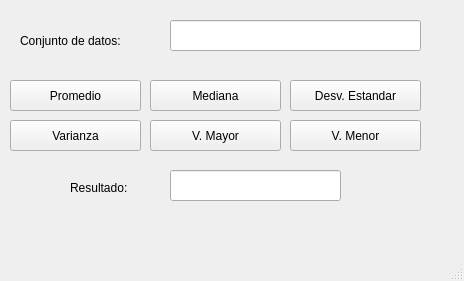
<?xml version="1.0" encoding="UTF-8"?>
<ui version="4.0">
 <class>MainWindow</class>
 <widget class="QMainWindow" name="MainWindow">
  <property name="geometry">
   <rect>
    <x>0</x>
    <y>0</y>
    <width>464</width>
    <height>281</height>
   </rect>
  </property>
  <property name="windowTitle">
   <string>MainWindow</string>
  </property>
  <widget class="QWidget" name="centralwidget">
   <widget class="QPushButton" name="btn_prom">
    <property name="geometry">
     <rect>
      <x>10</x>
      <y>80</y>
      <width>131</width>
      <height>31</height>
     </rect>
    </property>
    <property name="styleSheet">
     <string notr="true">font: 57 12pt &quot;VisbyHeavy&quot;;</string>
    </property>
    <property name="text">
     <string>Promedio</string>
    </property>
   </widget>
   <widget class="QLineEdit" name="txt_datos">
    <property name="geometry">
     <rect>
      <x>170</x>
      <y>20</y>
      <width>251</width>
      <height>31</height>
     </rect>
    </property>
    <property name="toolTip">
     <string>Favor de separar los datos con un espacio</string>
    </property>
    <property name="styleSheet">
     <string notr="true">font: 57 12pt &quot;VisbyHeavy&quot;;</string>
    </property>
   </widget>
   <widget class="QLabel" name="label">
    <property name="geometry">
     <rect>
      <x>20</x>
      <y>30</y>
      <width>151</width>
      <height>21</height>
     </rect>
    </property>
    <property name="styleSheet">
     <string notr="true">font: 57 12pt &quot;VisbyHeavy&quot;;</string>
    </property>
    <property name="text">
     <string>Conjunto de datos:</string>
    </property>
   </widget>
   <widget class="QLineEdit" name="txt_res">
    <property name="geometry">
     <rect>
      <x>170</x>
      <y>170</y>
      <width>171</width>
      <height>31</height>
     </rect>
    </property>
    <property name="layoutDirection">
     <enum>Qt::LeftToRight</enum>
    </property>
    <property name="styleSheet">
     <string notr="true">font: 57 12pt &quot;VisbyHeavy&quot;;</string>
    </property>
    <property name="readOnly">
     <bool>true</bool>
    </property>
   </widget>
   <widget class="QLabel" name="label_3">
    <property name="geometry">
     <rect>
      <x>70</x>
      <y>180</y>
      <width>101</width>
      <height>16</height>
     </rect>
    </property>
    <property name="styleSheet">
     <string notr="true">font: 57 12pt &quot;VisbyHeavy&quot;;</string>
    </property>
    <property name="text">
     <string>Resultado:</string>
    </property>
   </widget>
   <widget class="QPushButton" name="btn_med">
    <property name="geometry">
     <rect>
      <x>150</x>
      <y>80</y>
      <width>131</width>
      <height>31</height>
     </rect>
    </property>
    <property name="styleSheet">
     <string notr="true">font: 57 12pt &quot;VisbyHeavy&quot;;</string>
    </property>
    <property name="text">
     <string>Mediana</string>
    </property>
   </widget>
   <widget class="QPushButton" name="btn_desv">
    <property name="geometry">
     <rect>
      <x>290</x>
      <y>80</y>
      <width>131</width>
      <height>31</height>
     </rect>
    </property>
    <property name="styleSheet">
     <string notr="true">font: 57 12pt &quot;VisbyHeavy&quot;;</string>
    </property>
    <property name="text">
     <string>Desv. Estandar</string>
    </property>
   </widget>
   <widget class="QPushButton" name="btn_var">
    <property name="geometry">
     <rect>
      <x>10</x>
      <y>120</y>
      <width>131</width>
      <height>31</height>
     </rect>
    </property>
    <property name="styleSheet">
     <string notr="true">font: 57 12pt &quot;VisbyHeavy&quot;;</string>
    </property>
    <property name="text">
     <string>Varianza</string>
    </property>
   </widget>
   <widget class="QPushButton" name="btn_mayor">
    <property name="geometry">
     <rect>
      <x>150</x>
      <y>120</y>
      <width>131</width>
      <height>31</height>
     </rect>
    </property>
    <property name="styleSheet">
     <string notr="true">font: 57 12pt &quot;VisbyHeavy&quot;;</string>
    </property>
    <property name="text">
     <string>V. Mayor</string>
    </property>
   </widget>
   <widget class="QPushButton" name="btn_menor">
    <property name="geometry">
     <rect>
      <x>290</x>
      <y>120</y>
      <width>131</width>
      <height>31</height>
     </rect>
    </property>
    <property name="styleSheet">
     <string notr="true">font: 57 12pt &quot;VisbyHeavy&quot;;</string>
    </property>
    <property name="text">
     <string>V. Menor</string>
    </property>
   </widget>
  </widget>
  <widget class="QMenuBar" name="menubar">
   <property name="geometry">
    <rect>
     <x>0</x>
     <y>0</y>
     <width>464</width>
     <height>21</height>
    </rect>
   </property>
  </widget>
  <widget class="QStatusBar" name="statusbar"/>
 </widget>
 <resources/>
 <connections/>
</ui>
